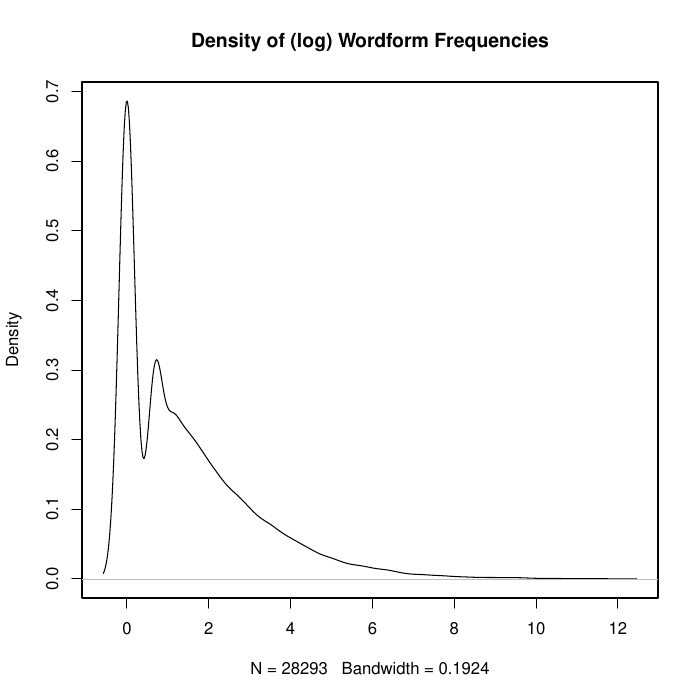

Generate this figure with R:
wordforms_path <- 'data/English/stats/wordforms.tsv'
graph_path     <- 'data/English/figures/wordform_frequencies.pdf'

# load data
data <- read.table(
  file_path,
  colClasses = c('character', 'integer'),
  header     = TRUE,
  quote      = '',
  sep        = '\t',
)

# start PDF generation
pdf(graph_path)

# density plot
d <- density(log(data$frequency))

plot(
  d,
  main = 'Density of (log) Wordform Frequencies',
)

# end PDF generation
dev.off()

# show summary statistics
print(summary(data$frequency))